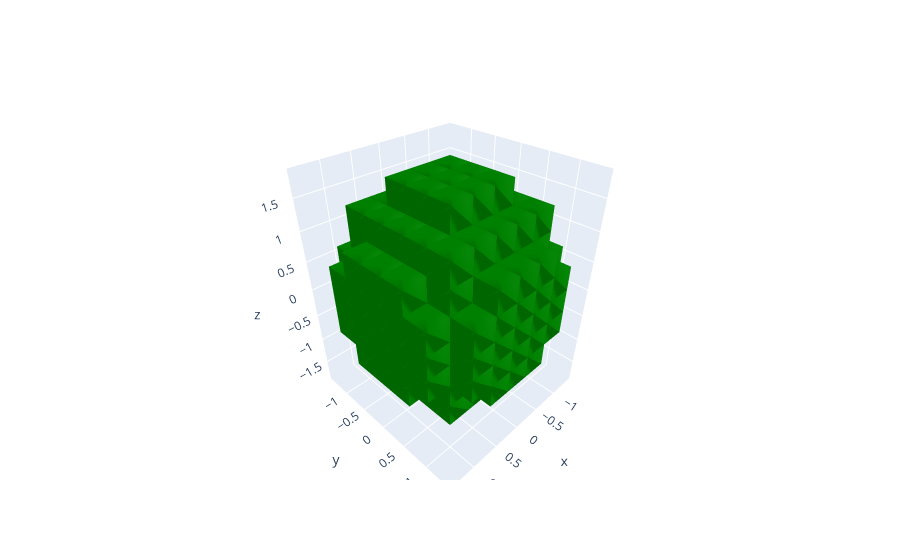

Notebook cell for this chart:
### Code cell
import plotly.graph_objects as go
import numpy as np

prob_pred = model.predict(np.array([x_val[2]]))
pred = np.round(prob_pred)


fig = go.Figure(data=[
    go.Mesh3d(
        # 8 vertices of a cube
        x=np.array([[gridpoints[q][0]-0.2 for p in range(2)] + [gridpoints[q][0]+0.2 for p in range(2)] for p in range(2)]).flatten(),
        y=np.array([[gridpoints[q][1]-0.2] + [gridpoints[q][1]+0.2 for p in range(2)] + [gridpoints[q][1]-0.2] for p in range(2)]).flatten(),
        z=[gridpoints[q][2]-0.2 for p in range(4)] + [gridpoints[q][2]+0.2 for p in range(4)],
        i = [7, 0, 0, 0, 4, 4, 6, 6, 4, 0, 3, 2],
        j = [3, 4, 1, 2, 5, 6, 5, 2, 0, 1, 6, 3],
        k = [0, 7, 2, 3, 6, 7, 1, 1, 5, 5, 7, 6],
        color = 'green'
    )
 for q in range(1331) if (pred[0][q]==1)]
)


fig.show()
